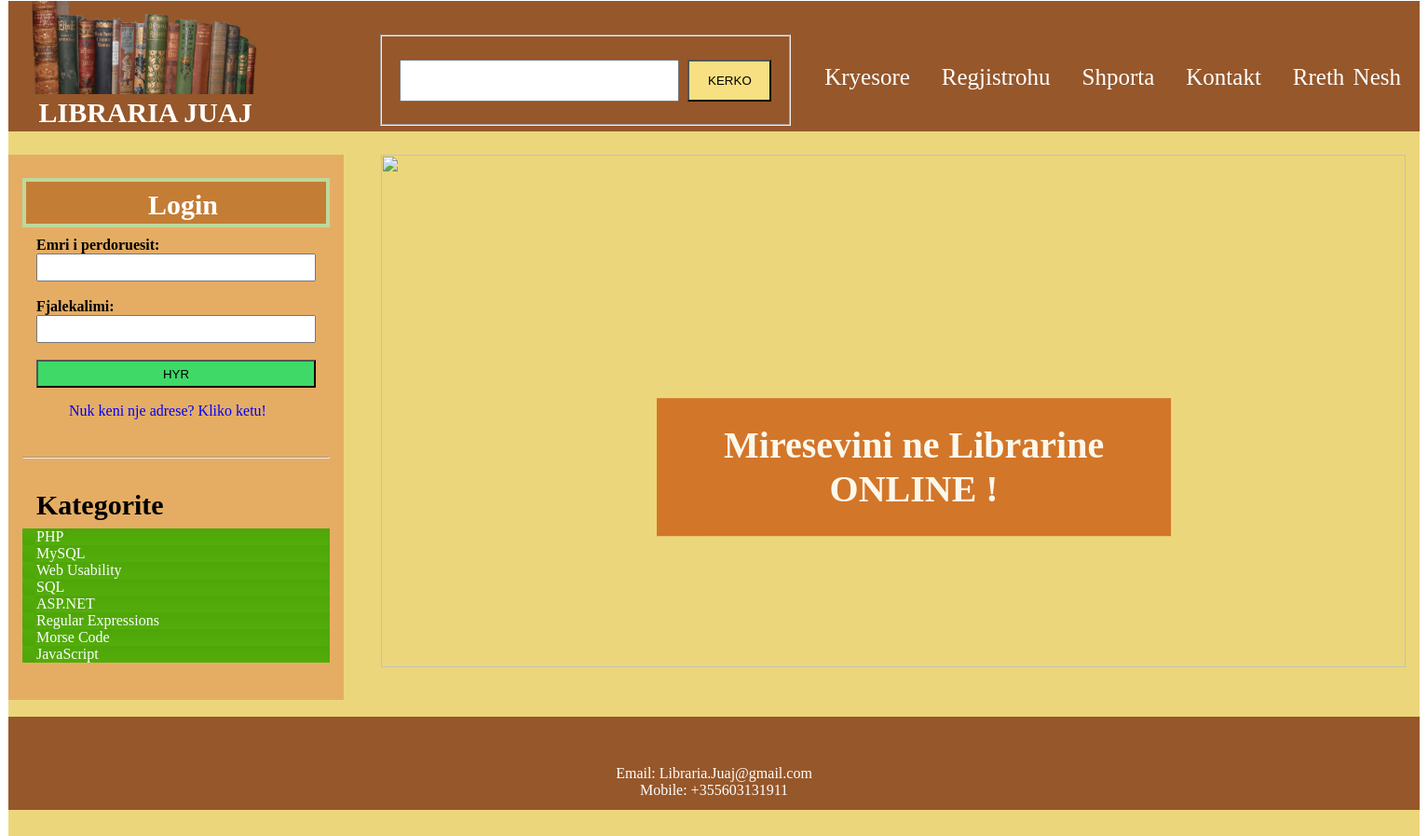
The page / on the database its author committed.
### tables this page shows
CREATE TABLE `lib_kat` (
  `ID_Kat` int(4) NOT NULL,
  `Kategoria` varchar(20) NOT NULL
);

### includes/side.inc.php (the view, shortened to what this page needs)
<!DOCTYPE html>
<html>
<head>
</head>
<body>
	<div class="sidebar" style="margin-top: -550px;">
		<ul>
			<li class="login">
						<?php
						require('includes/config.php');
							if(isset($_SESSION['status']))
							{
								echo '<h2>Perdoruesi :&nbsp; '.$_SESSION['unm'].'</h2>';
							}
							else
							{
								echo '<form action="proces_logim.php" method="POST">
										<h2 style="color:white;text-align:center;font-size:30px;background-color:#C47D35;padding-bottom:5px;">Login</h2>
											<b style="margin-left:15px;">Emri i perdoruesit:</b>
											<br><input type="text" name="usernm" style="margin-left:15px;"><br>
											<br>
											<b style="margin-left:15px;">Fjalekalimi:</b>
											<br><input type="password" name="pwd" style="margin-left:15px;">
											<br><br>
											<input type="submit" id="x" value="HYR" style="margin-left:15px;" />
										</form>';
							}
							if(!isset($_SESSION['status']))
							{
								echo '<a href="regjistrim.php" style="color: blue;margin-left:50px;">Nuk keni nje adrese? Kliko ketu!</a>';
							}
						?>
			</li>
			<li>
				<hr>
				<h2 style="color:black;font-size: 30px;">Kategorite</h2>
				<ul>
								<?php
										$query="select * from lib_kat";
										$res=mysqli_query($conn,$query);
										while($row=mysqli_fetch_assoc($res))
											{
												echo '<li><a href="nenKategori.php?cat='.$row['ID_Kat'].'&catnm='.$row["Kategoria"].'">'.$row["Kategoria"].'</a></li>';
											}
								?>
				</ul>
			</li>
		</ul>
	</div>
</body>
</html>

### index.php (shortened to what this page needs)
<!DOCTYPE>
<html >
<head>
		<?php
			include("includes/head.inc.php");
		?>
</head>
<body class="page">
				<div id="page" style="width: 1400px;">
					<div class="content">
						<div class="titulli"><h1 style="font-size: 40px;">Miresevini
							<?php
								if(isset($_SESSION['status']))
								{
									echo $_SESSION['unm'];
								}
								else
								{
									echo 'ne Librarine ONLINE !';
								}
							?>
							</h1>
							</div>
						</div>
					<div>
							<?php
								include("includes/side.inc.php");
							?>
					</div>
					<div style="clear: both;">&nbsp;</div>
				</div>
				<div id="footer">
							<?php
								include("includes/footer.inc.php");
							?>
				</div>
</body>
</html>

### includes/head.inc.php (shortened to what this page needs)
 <!DOCTYPE html>
<html>
<head>
	<link rel="stylesheet" type="text/css" href="style.css">
</head>
<body>
	<div class="wrapper" >
		<header>
		<div class="logo">
			<img src="images/foto2.png" style="width: 250px;height:100px;margin-left: -30px;">
			<h1 style="color: white;margin-top: 3px;margin-left:-80px;font-size: 30px;"> &nbsp; &nbsp;&nbsp; &nbsp;  LIBRARIA     JUAJ</h1>
		</div>
			<nav>
				<ul>
					<li><form method="GET" action="kerkim.php">
					<fieldset>
					<input type="text" id="s" name="s" value=""style="width: 300px;" />
					<input type="submit" id="x" value="KERKO" style="width:90px;background-color: #f7e081" />
					</fieldset>
				</form>
			</li>
					<li class="current_page_item"><a href="index.php">Kryesore</a></li>
			<?php
					if(isset($_SESSION['status']))
					{
						echo '<li><a href="logout.php">Dil</a></li>';
					}
					else
					{
						echo '<li><a href="regjistrim.php">Regjistrohu</a></li>';
					}
			?>
			<li><a href="shikoSHporten.php">Shporta</a></li>
			<li ><a href="kontakt.php">Kontakt</a></li>
			<li ><a href="rrethNesh.php">Rreth Nesh</a></li>
				</ul>
			</nav>
		</header>
</body>
</html>

### includes/footer.inc.php
<footer >
			<p style="color:white;  text-align: center; ">
				<br><br>
				Email: Libraria.Juaj@gmail.com <br>
				Mobile: +355603131911<br>
			</p>
		</footer>

### style.css (style rules this page uses)
.wrapper { height: 1000px; width: 1515px; margin:-7px auto; background-color:#ECD67B ; }
header { margin-left:-10px auto; height: 140px; width: 1515px; background-color:#96572A; }
.wrapper nav ul li { font-size: 25px; word-spacing: 3px; }
.sidebar { float: left; width: 360px; margin-top: -345px; margin-left: 0px; background-color:#E5AD64 ; }
.sidebar ul { margin: 0; padding: 0; list-style: none; }
.sidebar li { margin-bottom: 40px; padding: 0 15px; }
.sidebar li li { margin: 0; padding-left: 15px; background: url(bck.png) no-repeat left 50%; }
.sidebar h2 { height: 32px; padding: 8px 0 0 15px; margin-bottom: 10px; font-size: 20px; color: white; }
.login input { width: 300px; height:30px; }
.login h2 { border: 4px solid #BED99C; font-size: 20px; }
.login #x { background: #3fd968; }
.content { margin-left: 600px; text-align: center; }
.titulli { opacity: 0.85; position: absolute; top: 50%; left: 64%; transform: translate(-50%, -50%); background-color:#CE661C; color: white; padding-left: 20px; padding-right: 20px; }
footer { position: absolute; height: 100px; width: 1515px; background-color: #96572A; }
.logo { float: left; padding-left: 30px; }
.logo img { height:110px; padding-left: 20px; object-fit: cover; object-position: left; }
.logo h1 { padding-left: 30px; }
li a { color:white; text-decoration:none; }
nav { float: right; word-spacing: 30px; padding:20px; }
nav ul li { display: inline-block; line-height: 70px; }
input { height: 45px; width:320px; }

### includes/head.inc.php (style rules this page uses)
nav { float: right; word-spacing: 30px; padding: 20px; }
nav li { display: inline-block; line-height: 80px; }

### rows shown on the page
lib_kat: Kategoria "PHP"
lib_kat: Kategoria "MySQL"
lib_kat: Kategoria "Web Usability"
lib_kat: Kategoria "SQL"
lib_kat: Kategoria "ASP.NET"
lib_kat: Kategoria "Regular Expressions"
lib_kat: Kategoria "Morse Code"
lib_kat: Kategoria "JavaScript"
